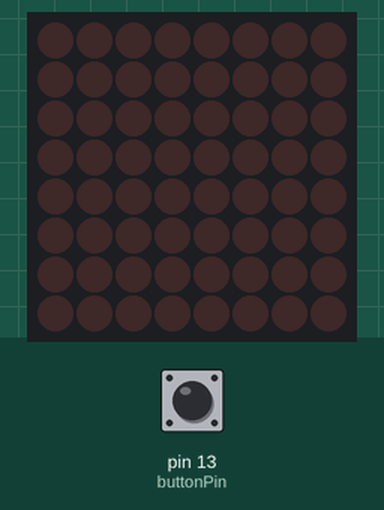
The sketch below on a simulated Arduino Uno, built with avr-gcc and run on an emulated ATmega328P. On the bench: 8×8 LED matrix. The test bench sets the inputs (shaded band); at power-on: pin 13 (buttonPin) LOW.

Above: at 1.2 s.
1.3 s: pin 13 (buttonPin) pulled HIGH for 0.15 s
At 1.7 s:
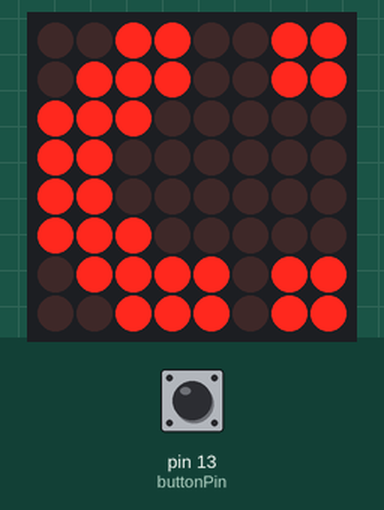
4.4 s: pin 13 (buttonPin) pulled HIGH for 3.2 s
At 8.8 s:
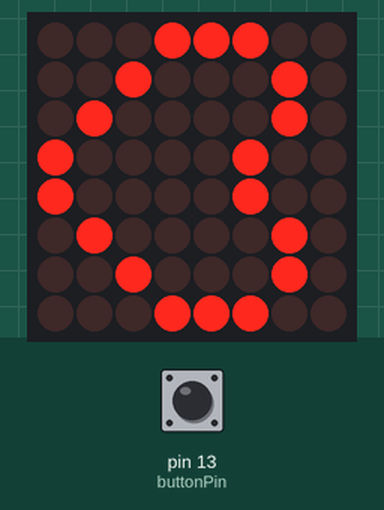
9.1 s: pin 13 (buttonPin) pulled HIGH for 1 s
At 11.1 s:
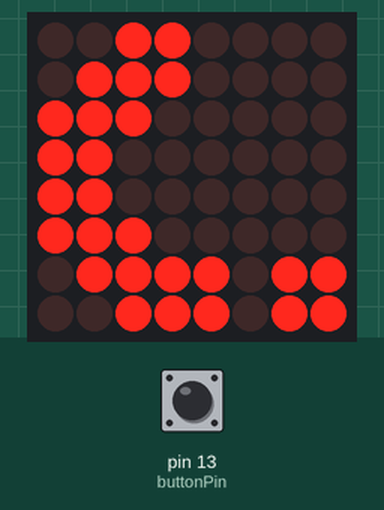
Timing chart, 0 to 12.6 s (numbered marks = the images above; inputs shaded):
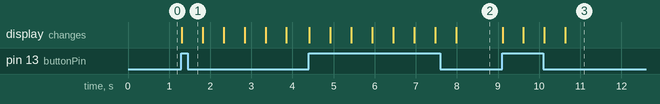

Measured:
- after the input at 1.3 s, the display: changes at once (image 1)
- after the input at 4.4 s, the display: first changes at once (image 2 shows a later state)
- after the input at 9.1 s, the display: first changes at once (image 3 shows a later state)

The sketch:

ijduinoback.ino
```cpp
//Vcc=5v grd=grd din=12 cs=10 clk=11
#include "LedControl.h"

int buttonPin = 13;               // choose the input pin for the pushbutton
int buttonState = 0;
int anicount = 0;
LedControl lc = LedControl(12, 10, 11, 1);

unsigned long delaytime = 500;

void setup() {
  /*
   The MAX72XX is in power-saving mode on startup,
   we have to do a wakeup call
   */
  lc.shutdown(0, false);
  /* Set the brightness to a medium values */
  lc.setIntensity(0, 15);
  /* and clear the display */
  lc.clearDisplay(0);
}

void buttonPush() {
  // read the state of the pushbutton value:
  buttonState = digitalRead(buttonPin);

  // check if the pushbutton is pressed.
  // if it is, the buttonState is HIGH:
  if (buttonState == HIGH) {
    // turn LED on:
    anicount = anicount + 1;
    anicounting();
  }
  else {
    // turn LED off:
    //digitalWrite(ledPin, LOW);
  }
}


void anicounting() {

  if (anicount == 1) {
    // turn LED on:
    ijhacklogo();
  }
  if (anicount == 2) {
    // turn LED on:
    ijlogo();
    ijlogowink();
    ijlogo();
    ijlogowink();

  }

  if (anicount == 3) {
    // turn LED on:
    heart1();
    heart2();
    heart1();
    heart2();
  }


  if (anicount == 4) {
    // turn LED on:
    ijlogo();
    ijlogowink();
    ijlogo();
    ijlogowink();
  }


  if (anicount == 5) {
    // turn LED on:
    ijhacklogo();
  }


  if (anicount == 6) {
    // turn LED on:
    ijlogo();
    ijlogowink();
    ijlogo();
    ijlogowink();
  }


}

void ijlogo() {
  /* here is the data for the characters */
  byte logowink[8] = {
    B11000011,
    B11000011,
    B00000000,
    B00000011,
    B11000011,
    B11100111,
    B01111110,
    B00111100
  };


  lc.setColumn(0, 0, logowink[7]);
  lc.setColumn(0, 1, logowink[6]);
  lc.setColumn(0, 2, logowink[5]);
  lc.setColumn(0, 3, logowink[4]);
  lc.setColumn(0, 4, logowink[3]);
  lc.setColumn(0, 5, logowink[2]);
  lc.setColumn(0, 6, logowink[1]);
  lc.setColumn(0, 7, logowink[0]);
  delay(delaytime);
}
void ijlogowink() {
  byte logowink1[8] = {

    B00000011,
    B00000011,
    B00000000,
    B00000011,
    B11000011,
    B11100111,
    B01111110,
    B00111100
  };


  lc.setColumn(0, 0, logowink1[7]);
  lc.setColumn(0, 1, logowink1[6]);
  lc.setColumn(0, 2, logowink1[5]);
  lc.setColumn(0, 3, logowink1[4]);
  lc.setColumn(0, 4, logowink1[3]);
  lc.setColumn(0, 5, logowink1[2]);
  lc.setColumn(0, 6, logowink1[1]);
  lc.setColumn(0, 7, logowink1[0]);
  delay(delaytime);
}

void ijhacklogo() {
  /* here is the data for the characters */
  byte ij[8] = {
    B11000011,
    B11000011,
    B00000000,
    B00000011,
    B11000011,
    B11100111,
    B01111110,
    B00111100
  };

  byte h[8] = {
    B11000011,
    B11000011,
    B11000011,
    B11111111,
    B11111111,
    B11000011,
    B11000011,
    B11000011
  };

  byte a[8] = {
    B00011000,
    B00111100,
    B01100110,
    B11000011,
    B11111111,
    B11111111,
    B11000011,
    B11000011
  };

  byte c[8] = {
    B01111110,
    B11111111,
    B11000011,
    B11000000,
    B11000000,
    B11000011,
    B11111111,
    B01111110
  };

  byte k[8] = {
    B11000111,
    B11011110,
    B11111100,
    B11110000,
    B11110000,
    B11111100,
    B11011110,
    B11000111
  };

  lc.setColumn(0, 0, ij[7]);
  lc.setColumn(0, 1, ij[6]);
  lc.setColumn(0, 2, ij[5]);
  lc.setColumn(0, 3, ij[4]);
  lc.setColumn(0, 4, ij[3]);
  lc.setColumn(0, 5, ij[2]);
  lc.setColumn(0, 6, ij[1]);
  lc.setColumn(0, 7, ij[0]);
  delay(delaytime);


  //#  lc.setColumn(0,0,j[0]);
  //  lc.setColumn(0,1,j[1]);
  // lc.setColumn(0,2,j[2]);
  // lc.setColumn(0,3,j[3]);
  // lc.setColumn(0,4,j[4]);
  // lc.setColumn(0,5,j[5]);
  // lc.setColumn(0,6,j[6]);
  // lc.setColumn(0,7,j[7]);
  // delay(delaytime);


  lc.setColumn(0, 0, h[7]);
  lc.setColumn(0, 1, h[6]);
  lc.setColumn(0, 2, h[5]);
  lc.setColumn(0, 3, h[4]);
  lc.setColumn(0, 4, h[3]);
  lc.setColumn(0, 5, h[2]);
  lc.setColumn(0, 6, h[1]);
  lc.setColumn(0, 7, h[0]);
  delay(delaytime);


  lc.setColumn(0, 0, a[7]);
  lc.setColumn(0, 1, a[6]);
  lc.setColumn(0, 2, a[5]);
  lc.setColumn(0, 3, a[4]);
  lc.setColumn(0, 4, a[3]);
  lc.setColumn(0, 5, a[2]);
  lc.setColumn(0, 6, a[1]);
  lc.setColumn(0, 7, a[0]);
  delay(delaytime);

  lc.setColumn(0, 0, c[7]);
  lc.setColumn(0, 1, c[6]);
  lc.setColumn(0, 2, c[5]);
  lc.setColumn(0, 3, c[4]);
  lc.setColumn(0, 4, c[3]);
  lc.setColumn(0, 5, c[2]);
  lc.setColumn(0, 6, c[1]);
  lc.setColumn(0, 7, c[0]);
  delay(delaytime);

  lc.setColumn(0, 0, k[7]);
  lc.setColumn(0, 1, k[6]);
  lc.setColumn(0, 2, k[5]);
  lc.setColumn(0, 3, k[4]);
  lc.setColumn(0, 4, k[3]);
  lc.setColumn(0, 5, k[2]);
  lc.setColumn(0, 6, k[1]);
  lc.setColumn(0, 7, k[0]);
  delay(delaytime);
  lc.clearDisplay(0);
}

void heart2() {
  /* here is the data for the characters */
  byte heart2[8] = {B00000000,
                    B01100110,
                    B10011001,
                    B10000001,
                    B10000001,
                    B01000010,
                    B00100100,
                    B00011000
                   };
  lc.setColumn(0, 0, heart2[7]);
  lc.setColumn(0, 1, heart2[6]);
  lc.setColumn(0, 2, heart2[5]);
  lc.setColumn(0, 3, heart2[4]);
  lc.setColumn(0, 4, heart2[3]);
  lc.setColumn(0, 5, heart2[2]);
  lc.setColumn(0, 6, heart2[1]);
  lc.setColumn(0, 7, heart2[0]);
  delay(delaytime);
}
void heart1() {
  /* here is the data for the characters */
  byte heart[8] = {
    B00000000,
    B01100110,
    B11111111,
    B11111111,
    B11111111,
    B01111110,
    B00111100,
    B00011000
  };
  lc.setColumn(0, 0, heart[7]);
  lc.setColumn(0, 1, heart[6]);
  lc.setColumn(0, 2, heart[5]);
  lc.setColumn(0, 3, heart[4]);
  lc.setColumn(0, 4, heart[3]);
  lc.setColumn(0, 5, heart[2]);
  lc.setColumn(0, 6, heart[1]);
  lc.setColumn(0, 7, heart[0]);
  delay(delaytime);
}


void loop() {
  buttonPush();
  //anicounting();
  //ijlogo();
  //  ijlogowink();
  //  ijlogo();
  //  ijlogowink();
  //  ijlogo();
  //  delay (1000);
  //  ijhacklogo();
  //  lc.clearDisplay(0);
  //  delay (1000);
  //  heart1();
  //  heart2();
  //  heart1();
  //  heart2();
  //  heart1();
  //  heart2();
  //  lc.clearDisplay(0);
  //  delay (1000);

}
```
